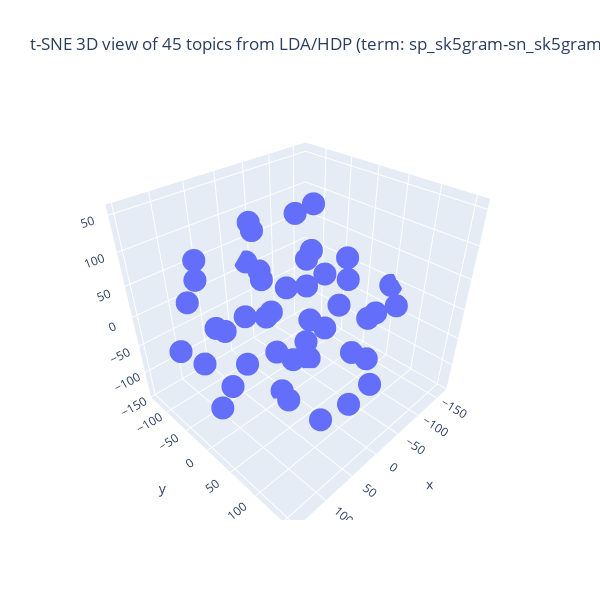

Source (notebook cell):
### Code cell
## tSNE の結果の可視化 (3D)
import numpy as np
import plotly.graph_objects as go

## 図の大きさを決める
X = pair_top_tsne_3d_fitted[:,0] # 次元 1
Y = pair_top_tsne_3d_fitted[:,1] # 次元 2
Z = pair_top_tsne_3d_fitted[:,2] # 次元 3
fig = go.Figure(data = [go.Scatter3d(x = X, y = Y, z = Z, mode = 'markers')])
## 3D 散布図にラベルを追加する処理は未実装
fig.update_layout(autosize = False, width = 600, height = 600,
                 title = f"t-SNE 3D view of {n_topics} topics from LDA/HDP (term: {sp_term_type}-{sn_term_type}")
fig.show()

### Figure 1 — Plotly figure (JSON) as saved in the notebook; plotly's stock layout.template omitted (floating-point values rounded to 4 significant figures)
{"data": [{"mode": "markers", "type": "scatter3d", "x": [83.59, 127.4, -62.98, 92.24, -67.82, -166.8, 64.43, -35.31, -140.5, 80.43, -0.8127, 35.84, -32.23, 133.7, 57.92, -122.2, 51.79, -86.6, 5.716, -100.4, -93.98, 14.52, -66.07, 137.0, 30.86, 56.07, -1.191, -58.91, 41.73, 45.2, -9.63, -40.92, -119.4, 97.22, 142.8, -10.42, -52.04, 77.36, -9.794, -74.75, -57.11, 147.6, 2.762, 12.68, -12.21], "y": [43.94, -82.46, -110.3, -75.13, -26.42, 48.29, -124.8, -134.2, -29.46, -36.04, 140.7, -27.17, 11.65, 72.92, 157.4, -87.08, 29.6, 69.05, 12.23, 63.53, -83.84, 10.24, 6.845, 18.33, 91.04, 86.59, -61.76, -25.04, -120.7, -40.57, -60.9, 115.4, -0.5188, -16.29, -19.03, 103.5, -9.699, 77.81, -89.62, 120.2, 53.14, 8.251, 65.22, -5.568, 27.19], "z": [110.3, -41.47, -84.88, 90.13, -137.8, -7.6, 26.92, 12.46, -69.33, -107.4, 71.64, 128.3, 154.2, 36.2, -19.44, 1.438, -20.75, -17.41, -72.44, -104.2, 90.99, 52.93, -56.85, -69.52, -117.1, 31.4, 41.14, 6.802, -68.36, -3.248, -42.48, -82.8, 39.4, 13.02, 77.61, -14.45, 74.11, -55.35, 103.0, 35.04, 52.9, 4.981, 92.16, -141.5, -3.179]}], "layout": {"autosize": false, "height": 600, "title": {"text": "t-SNE 3D view of 45 topics from LDA/HDP (term: sp_sk5gram-sn_sk5gram"}, "width": 600}}
